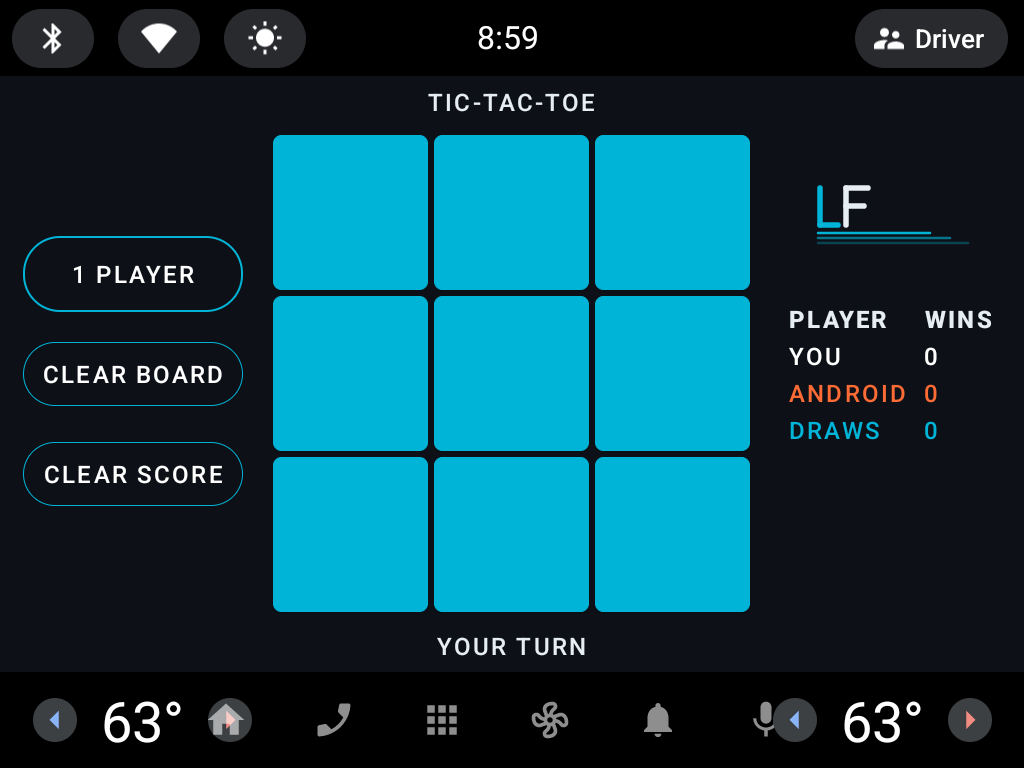
#> input picture docs/store-assets/aaos-screenshot-1-empty-board.png, 1024 x 768 px
$ python generate_phone_screenshots.py
#> lines starting #> are read from the running program, lines starting #| are printed output that depends on the picture
#!/usr/bin/env python3
"""Scale AAOS screenshots to phone-friendly dimensions for Play Store.

Since only the automotive system image is available, we crop the AAOS
screenshots to remove the system bars and scale to a phone-like 1080x1920
portrait layout with letterboxing on a dark background.
"""

from pathlib import Path

from PIL import Image

ROOT = Path(__file__).resolve().parent.parent
STORE = ROOT / "docs" / "store-assets"

PHONE_W, PHONE_H = 1080, 1920
BG_COLOR = (13, 17, 23)  # #0D1117

AAOS_SCREENSHOTS = [
    ("aaos-screenshot-1-empty-board.png", "phone-screenshot-1-empty-board.png"),
    ("aaos-screenshot-2-game-in-progress.png", "phone-screenshot-2-game-in-progress.png"),
    ("aaos-screenshot-3-win-state.png", "phone-screenshot-3-win-state.png"),
    ("aaos-screenshot-4-two-player.png", "phone-screenshot-4-two-player.png"),
]


EXPECTED_W, EXPECTED_H = 1024, 768


def scale_to_phone(src: Path, dst: Path) -> None:
    """Crop AAOS system bars and center app content on phone canvas."""
    with Image.open(src) as img:
#> img is the input picture: PIL image 1024x768 RGBA; mean R, G, B, A 12.2, 64.3, 77.3, 255
        w, h = img.size
#> w = 1024; h = 768
        if (w, h) != (EXPECTED_W, EXPECTED_H):
            raise ValueError(
                f"Unexpected screenshot size for {src.name}: {w}x{h} "
                f"(expected {EXPECTED_W}x{EXPECTED_H})"
            )

        # AAOS 1024x768: status bar ~42px, app content ends ~696px, car nav below
        top_crop = 42
        bottom_crop = h - 696
#> bottom_crop = 72
        cropped = img.crop((0, top_crop, w, h - bottom_crop))
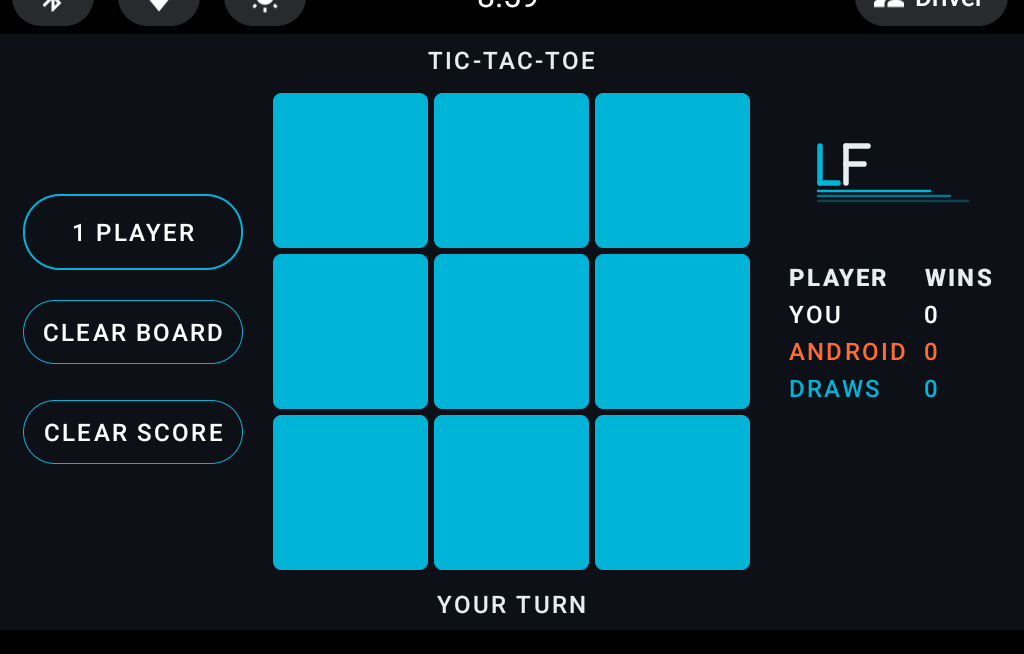
#> cropped: PIL image 1024x654 RGBA; mean R, G, B, A 11.1, 72.2, 87.4, 255

    # Scale to fill phone width
    cw, ch = cropped.size
#> cw = 1024; ch = 654
    scale = PHONE_W / cw
#> scale = 1.05
    new_w = PHONE_W
    new_h = int(ch * scale)
#> new_h = 689
    scaled = cropped.resize((new_w, new_h), Image.LANCZOS)

    # Center vertically on phone canvas
    canvas = Image.new("RGB", (PHONE_W, PHONE_H), BG_COLOR)
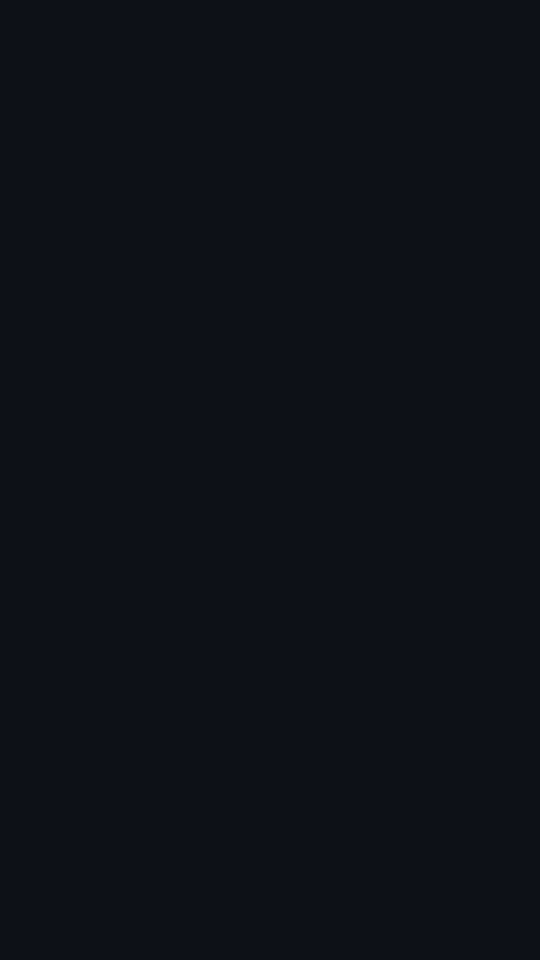
#> canvas: PIL image 1080x1920 RGB (shown at 1/2 size); mean R, G, B 13, 17, 23
    y_offset = (PHONE_H - new_h) // 2
#> y_offset = 615
    canvas.paste(scaled, (0, y_offset))
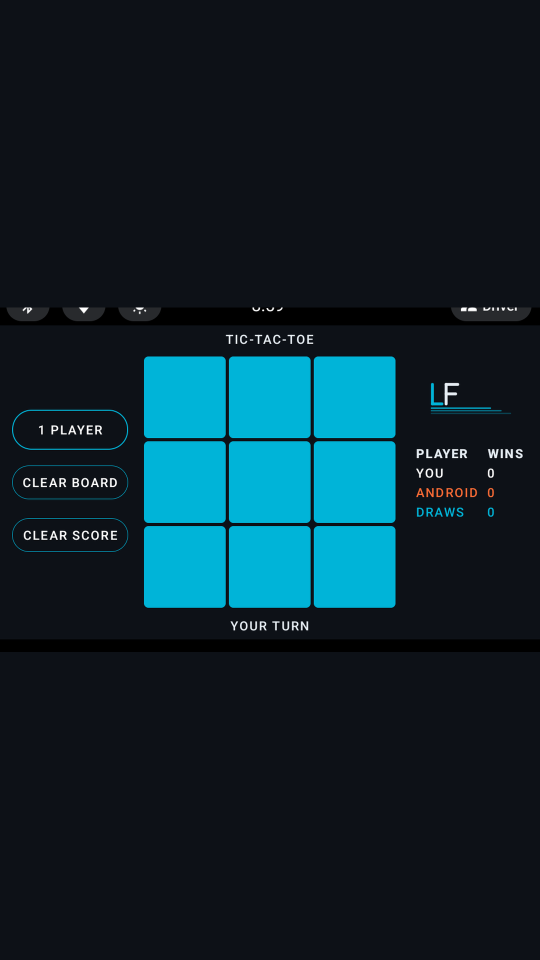
#> canvas: PIL image 1080x1920 RGB (shown at 1/2 size); mean R, G, B 12.3, 36.8, 46.1
    dst.parent.mkdir(parents=True, exist_ok=True)
    canvas.save(dst, "PNG")
    print(f"Phone screenshot saved: {dst.name} ({PHONE_W}x{PHONE_H})")


def main() -> None:
    for aaos_name, phone_name in AAOS_SCREENSHOTS:
        src = STORE / aaos_name
        dst = STORE / phone_name
        if src.exists():
            scale_to_phone(src, dst)
        else:
            print(f"Warning: {src} not found, skipping")
#> pass 2 of the loop in main, `for aaos_name, phone_name in AAOS_SCREENSHOTS:`:
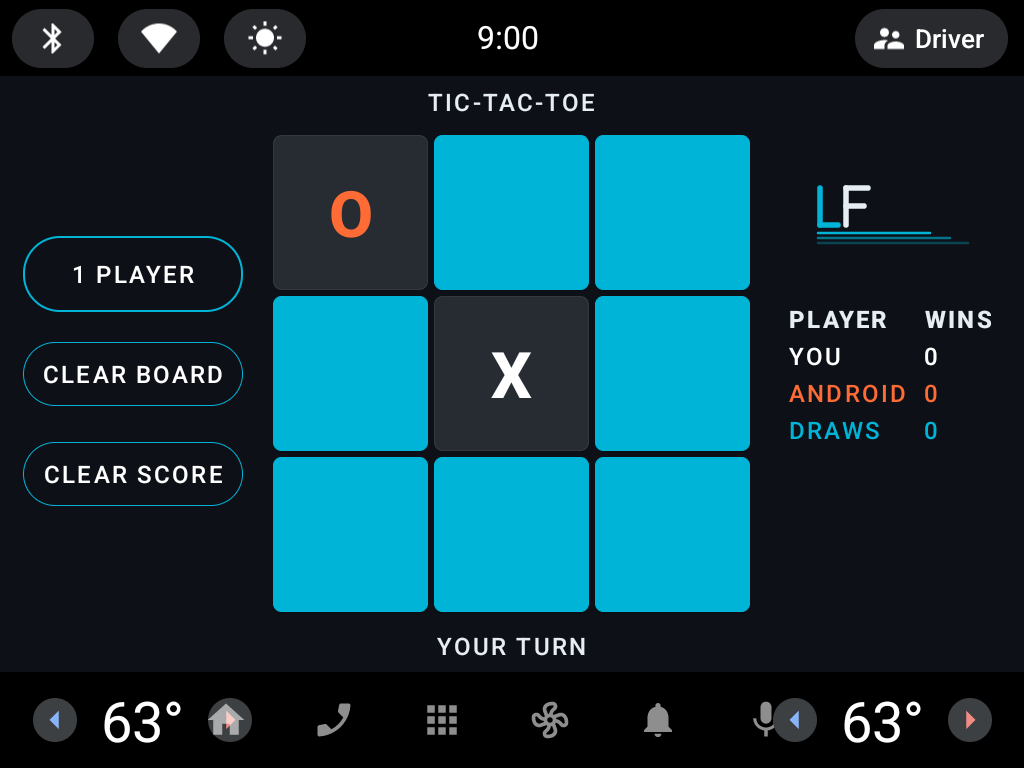
#> input picture docs/store-assets/aaos-screenshot-2-game-in-progress.png, 1024 x 768 px
#> in scale_to_phone, img is the input picture: PIL image 1024x768 RGBA; mean R, G, B, A 15.1, 56.3, 67.4, 255
#> in scale_to_phone (call 2), `cropped = img.crop((0, top_crop, w, h - bottom_crop))`:
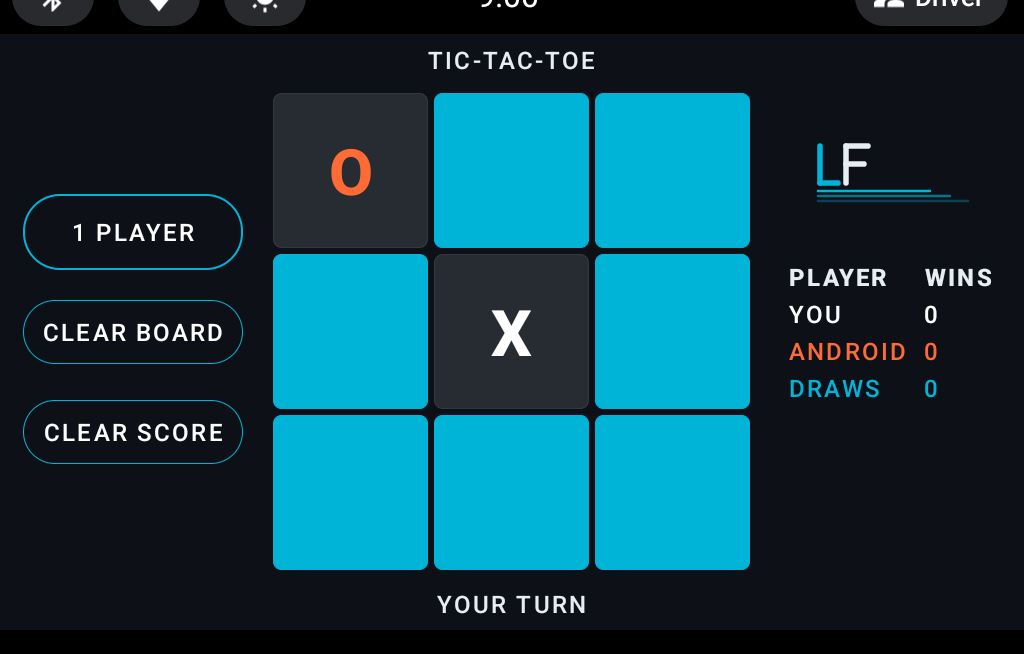
#> cropped: PIL image 1024x654 RGBA; mean R, G, B, A 14.5, 62.9, 75.9, 255
#> in scale_to_phone (call 2), `canvas.paste(scaled, (0, y_offset))`:
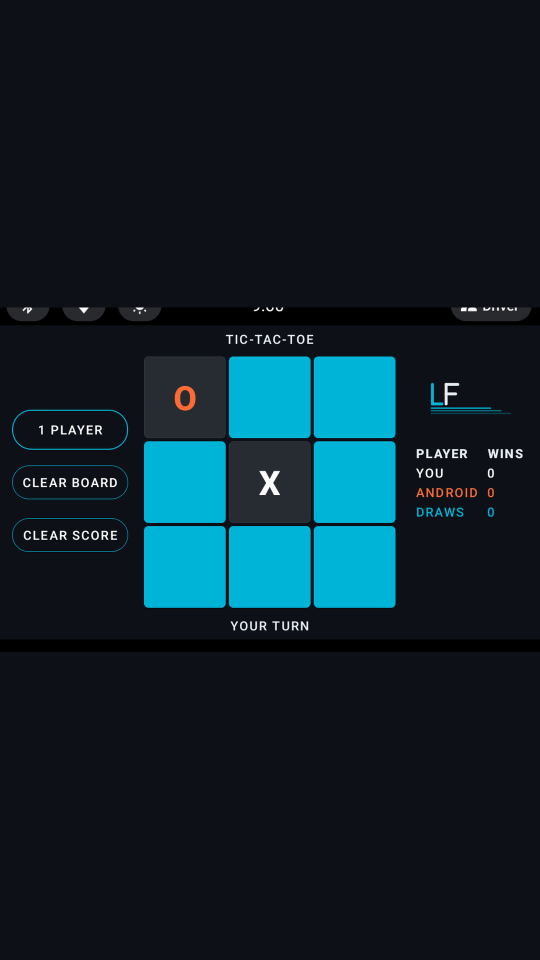
#> canvas: PIL image 1080x1920 RGB (shown at 1/2 size); mean R, G, B 13.5, 33.5, 42
#> pass 3 of the loop in main, `for aaos_name, phone_name in AAOS_SCREENSHOTS:`:
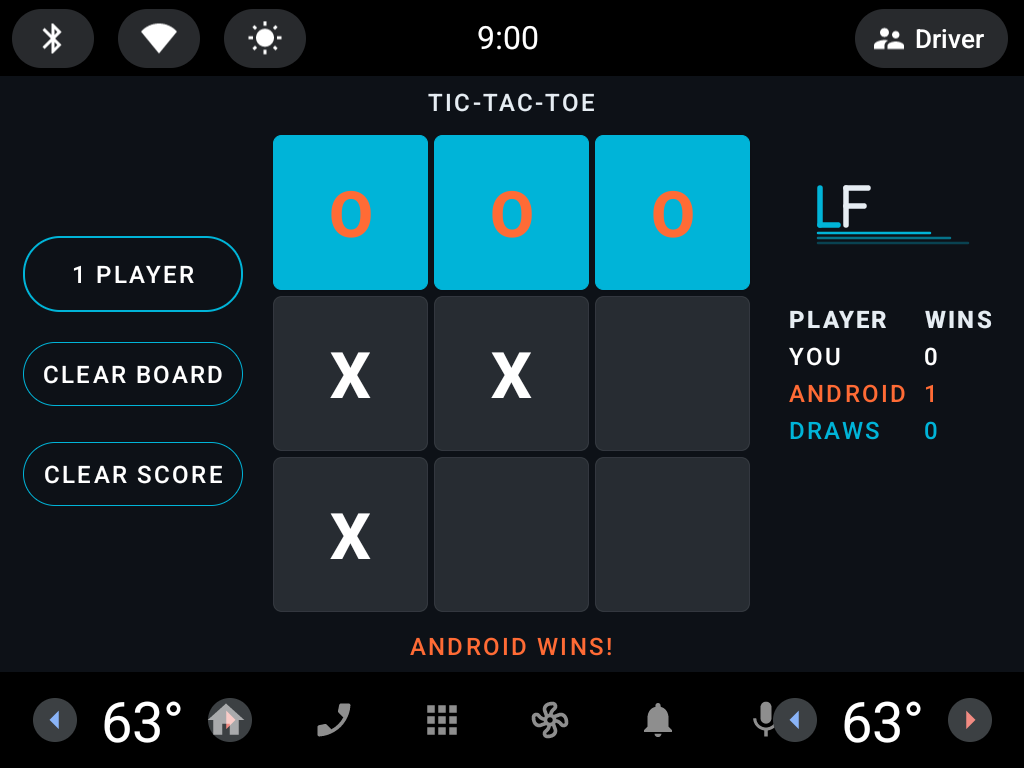
#> input picture docs/store-assets/aaos-screenshot-3-win-state.png, 1024 x 768 px
#> in scale_to_phone, img is the input picture: PIL image 1024x768 RGBA; mean R, G, B, A 21.3, 39.8, 46.9, 255
#> in scale_to_phone (call 3), `cropped = img.crop((0, top_crop, w, h - bottom_crop))`:
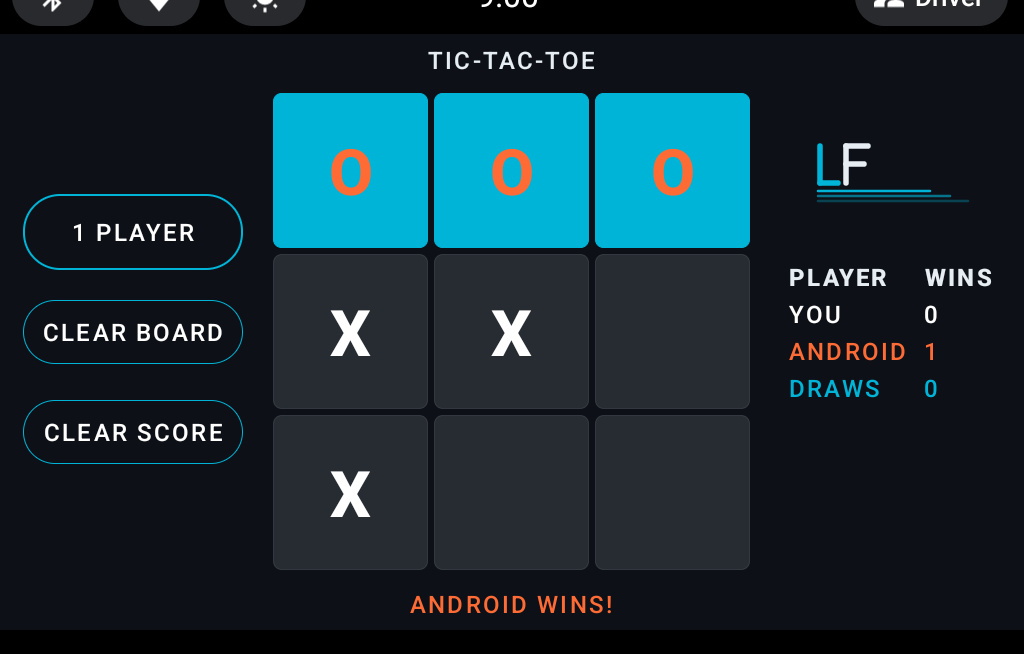
#> cropped: PIL image 1024x654 RGBA; mean R, G, B, A 21.8, 43.5, 51.8, 255
#> in scale_to_phone (call 3), `canvas.paste(scaled, (0, y_offset))`:
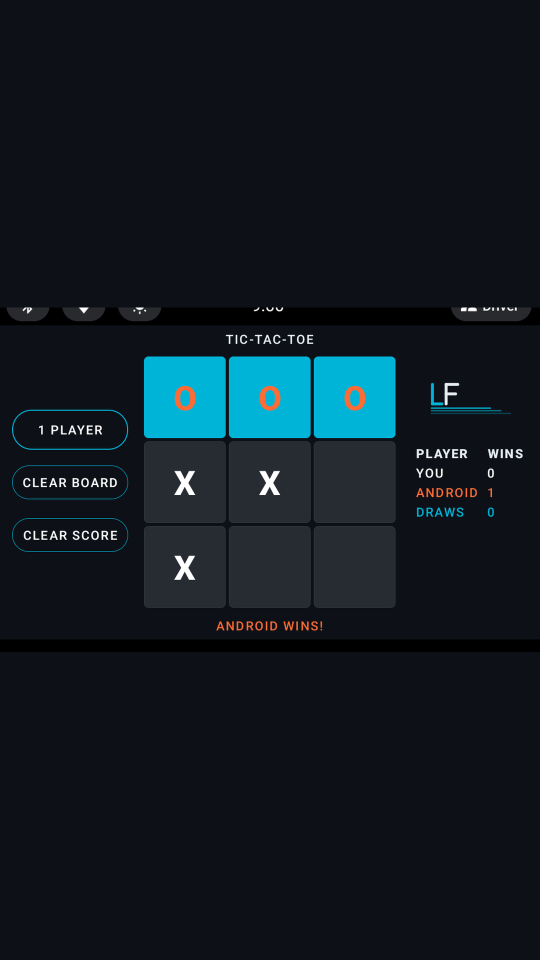
#> canvas: PIL image 1080x1920 RGB (shown at 1/2 size); mean R, G, B 16.1, 26.5, 33.3
#> the loop made 4 passes; the first 3 are shown


if __name__ == "__main__":
    main()
